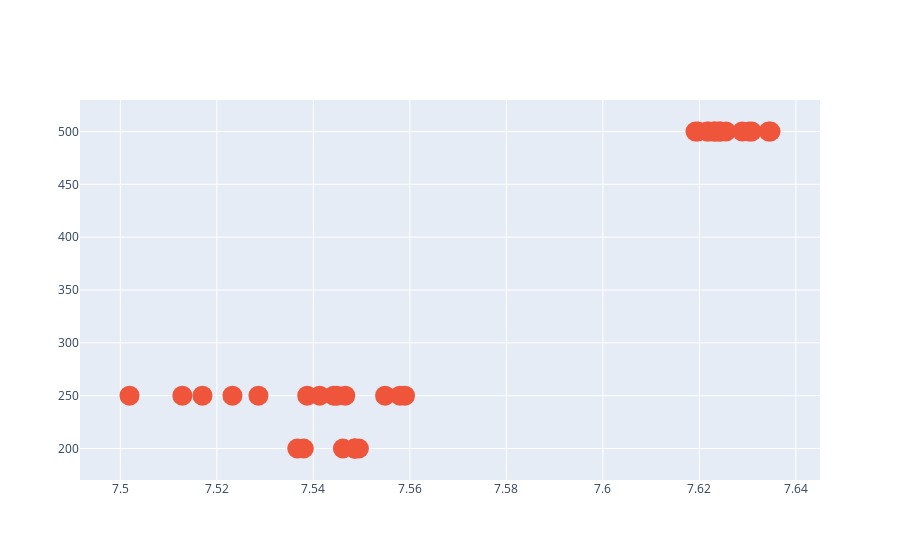

Notebook code cell kept with this figure:
### Code cell
results.results_dataframe_graph(facet='activation',att=['full', 'drop', 'lag', 'activation'],count=True, threshold=7.5)

### Figure 1 — Plotly figure (JSON) as saved in the notebook; plotly's stock layout.template omitted (floating-point values rounded to 4 significant figures; data arrays with more than 128 entries replaced by an {"elided": "..."} marker saying what was removed)
{"data": [{"marker": {"size": 20}, "mode": "markers", "name": "['elu', 0.3]", "text": ["full:[1024, 512]-drop:0.3-lag:12-activation:['elu', 0.3]-activation:['elu', 0.3]", "full:[1024, 512]-drop:0.3-lag:15-activation:['elu', 0.3]-activation:['elu', 0.3]", "full:[1024, 512]-drop:0.3-lag:6-activation:['elu', 0.3]-activation:['elu', 0.3]", "full:[1024, 512]-drop:0.3-lag:6-activation:['elu', 0.3]-activation:['elu', 0.3]", "full:[1024, 512]-drop:0.3-lag:3-activation:['elu', 0.3]-activation:['elu', 0.3]", "full:[1024, 512]-drop:0.1-lag:6-activation:['elu', 0.3]-activation:['elu', 0.3]", "full:[1024, 512]-drop:0.1-lag:3-activation:['elu', 0.3]-activation:['elu', 0.3]", "full:[1024, 512]-drop:0.1-lag:3-activation:['elu', 0.3]-activation:['elu', 0.3]", "full:[1024, 512]-drop:0.1-lag:9-activation:['elu', 0.3]-activation:['elu', 0.3]", "full:[1024, 512]-drop:0.2-lag:15-activation:['elu', 0.3]-activation:['elu', 0.3]", "full:[1024, 512]-drop:0.2-lag:15-activation:['elu', 0.3]-activation:['elu', 0.3]", "full:[1024, 512]-drop:0.2-lag:6-activation:['elu', 0.3]-activation:['elu', 0.3]", "full:[1024, 512]-drop:0.2-lag:3-activation:['elu', 0.3]-activation:['elu', 0.3]", "full:[1024]-drop:0.3-lag:15-activation:['elu', 0.3]-activation:['elu', 0.3]", "full:[1024]-drop:0.3-lag:15-activation:['elu', 0.3]-activation:['elu', 0.3]", "full:[1024]-drop:0.3-lag:9-activation:['elu', 0.3]-activation:['elu', 0.3]", "full:[1024]-drop:0.3-lag:9-activation:['elu', 0.3]-activation:['elu', 0.3]", "full:[1024]-drop:0.1-lag:12-activation:['elu', 0.3]-activation:['elu', 0.3]", "full:[1024]-drop:0.1-lag:3-activation:['elu', 0.3]-activation:['elu', 0.3]", "full:[1024]-drop:0.2-lag:12-activation:['elu', 0.3]-activation:['elu', 0.3]", "full:[1024]-drop:0.2-lag:15-activation:['elu', 0.3]-activation:['elu', 0.3]", "full:[1024]-drop:0.2-lag:3-activation:['elu', 0.3]-activation:['elu', 0.3]", "full:[1024]-drop:0.2-lag:3-activation:['elu', 0.3]-activation:['elu', 0.3]", "full:[1024]-drop:0.2-lag:3-activation:['elu', 0.3]-activation:['elu', 0.3]", "full:[512]-drop:0.3-lag:12-activation:['elu', 0.3]-activation:['elu', 0.3]", "full:[512]-drop:0.3-lag:12-activation:['elu', 0.3]-activation:['elu', 0.3]", "full:[512]-drop:0.3-lag:15-activation:['elu', 0.3]-activation:['elu', 0.3]", "full:[512]-drop:0.3-lag:15-activation:['elu', 0.3]-activation:['elu', 0.3]", "full:[512]-drop:0.3-lag:15-activation:['elu', 0.3]-activation:['elu', 0.3]", "full:[512]-drop:0.3-lag:6-activation:['elu', 0.3]-activation:['elu', 0.3]", "full:[512]-drop:0.3-lag:6-activation:['elu', 0.3]-activation:['elu', 0.3]", "full:[512]-drop:0.3-lag:9-activation:['elu', 0.3]-activation:['elu', 0.3]", "full:[512]-drop:0.1-lag:12-activation:['elu', 0.3]-activation:['elu', 0.3]", "full:[512]-drop:0.1-lag:12-activation:['elu', 0.3]-activation:['elu', 0.3]", "full:[512]-drop:0.1-lag:15-activation:['elu', 0.3]-activation:['elu', 0.3]", "full:[512]-drop:0.1-lag:6-activation:['elu', 0.3]-activation:['elu', 0.3]", "full:[512]-drop:0.1-lag:9-activation:['elu', 0.3]-activation:['elu', 0.3]", "full:[512]-drop:0.2-lag:15-activation:['elu', 0.3]-activation:['elu', 0.3]", "full:[512]-drop:0.2-lag:6-activation:['elu', 0.3]-activation:['elu', 0.3]", "full:[512]-drop:0.2-lag:3-activation:['elu', 0.3]-activation:['elu', 0.3]", "full:[512]-drop:0.2-lag:9-activation:['elu', 0.3]-activation:['elu', 0.3]", "full:[512, 256]-drop:0.3-lag:12-activation:['elu', 0.3]-activation:['elu', 0.3]", "full:[512, 256]-drop:0.3-lag:15-activation:['elu', 0.3]-activation:['elu', 0.3]", "full:[512, 256]-drop:0.3-lag:3-activation:['elu', 0.3]-activation:['elu', 0.3]", "full:[512, 256]-drop:0.3-lag:3-activation:['elu', 0.3]-activation:['elu', 0.3]", "full:[512, 256]-drop:0.1-lag:12-activation:['elu', 0.3]-activation:['elu', 0.3]", "full:[512, 256]-drop:0.1-lag:15-activation:['elu', 0.3]-activation:['elu', 0.3]", "full:[512, 256]-drop:0.1-lag:6-activation:['elu', 0.3]-activation:['elu', 0.3]", "full:[512, 256]-drop:0.1-lag:6-activation:['elu', 0.3]-activation:['elu', 0.3]", "full:[512, 256]-drop:0.1-lag:6-activation:['elu', 0.3]-activation:['elu', 0.3]", "full:[512, 256]-drop:0.1-lag:3-activation:['elu', 0.3]-activation:['elu', 0.3]", "full:[512, 256]-drop:0.1-lag:9-activation:['elu', 0.3]-activation:['elu', 0.3]", "full:[512, 256]-drop:0.2-lag:15-activation:['elu', 0.3]-activation:['elu', 0.3]", "full:[512, 256]-drop:0.2-lag:15-activation:['elu', 0.3]-activation:['elu', 0.3]", "full:[512, 256]-drop:0.2-lag:3-activation:['elu', 0.3]-activation:['elu', 0.3]", "full:[512, 256]-drop:0.2-lag:3-activation:['elu', 0.3]-activation:['elu', 0.3]", "full:[256, 128]-drop:0.3-lag:12-activation:['elu', 0.3]-activation:['elu', 0.3]", "full:[256, 128]-drop:0.3-lag:6-activation:['elu', 0.3]-activation:['elu', 0.3]", "full:[256, 128]-drop:0.3-lag:9-activation:['elu', 0.3]-activation:['elu', 0.3]", "full:[256, 128]-drop:0.1-lag:15-activation:['elu', 0.3]-activation:['elu', 0.3]", "full:[256, 128]-drop:0.1-lag:3-activation:['elu', 0.3]-activation:['elu', 0.3]", "full:[256, 128]-drop:0.1-lag:3-activation:['elu', 0.3]-activation:['elu', 0.3]", "full:[256, 128]-drop:0.1-lag:3-activation:['elu', 0.3]-activation:['elu', 0.3]", "full:[256, 128]-drop:0.2-lag:12-activation:['elu', 0.3]-activation:['elu', 0.3]", "full:[256, 128]-drop:0.2-lag:6-activation:['elu', 0.3]-activation:['elu', 0.3]", "full:[256]-drop:0.3-lag:3-activation:['elu', 0.3]-activation:['elu', 0.3]", "full:[256]-drop:0.3-lag:9-activation:['elu', 0.3]-activation:['elu', 0.3]", "full:[256]-drop:0.2-lag:15-activation:['elu', 0.3]-activation:['elu', 0.3]", "full:[256]-drop:0.2-lag:15-activation:['elu', 0.3]-activation:['elu', 0.3]", "full:[256]-drop:0.2-lag:3-activation:['elu', 0.3]-activation:['elu', 0.3]", "full:[128, 64]-drop:0.3-lag:12-activation:['elu', 0.3]-activation:['elu', 0.3]", "full:[128, 64]-drop:0.3-lag:6-activation:['elu', 0.3]-activation:['elu', 0.3]", "full:[128, 64]-drop:0.3-lag:3-activation:['elu', 0.3]-activation:['elu', 0.3]", "full:[128, 64]-drop:0.3-lag:9-activation:['elu', 0.3]-activation:['elu', 0.3]", "full:[128, 64]-drop:0.1-lag:12-activation:['elu', 0.3]-activation:['elu', 0.3]", "full:[128, 64]-drop:0.1-lag:12-activation:['elu', 0.3]-activation:['elu', 0.3]", "full:[128, 64]-drop:0.1-lag:12-activation:['elu', 0.3]-activation:['elu', 0.3]", "full:[128, 64]-drop:0.1-lag:9-activation:['elu', 0.3]-activation:['elu', 0.3]", "full:[128, 64]-drop:0.2-lag:6-activation:['elu', 0.3]-activation:['elu', 0.3]", "full:[128, 64]-drop:0.2-lag:3-activation:['elu', 0.3]-activation:['elu', 0.3]", "full:[128, 64]-drop:0.2-lag:9-activation:['elu', 0.3]-activation:['elu', 0.3]", "full:[128, 64]-drop:0.2-lag:9-activation:['elu', 0.3]-activation:['elu', 0.3]", "full:[128, 64]-drop:0.2-lag:9-activation:['elu', 0.3]-activation:['elu', 0.3]"], "type": "scatter", "x": [], "y": []}, {"marker": {"size": 20}, "mode": "markers", "name": "['leaky', 0.2]", "text": {"elided": "185 str values"}, "type": "scatter", "x": [7.549, 7.635, 7.624, 7.548, 7.634, 7.631, 7.622, 7.538, 7.63, 7.62, 7.517, 7.555, 7.619, 7.624, 7.513, 7.558, 7.626, 7.537, 7.623, 7.559, 7.523, 7.623, 7.544, 7.541, 7.547, 7.545, 7.549, 7.539, 7.529, 7.622, 7.546, 7.629, 7.624, 7.502, 7.549], "y": [200, 500, 500, 200, 500, 500, 500, 200, 500, 500, 250, 250, 500, 500, 250, 250, 500, 200, 500, 250, 250, 500, 250, 250, 250, 250, 200, 250, 250, 500, 200, 500, 500, 250, 200]}, {"marker": {"size": 20}, "mode": "markers", "name": "relu", "text": ["full:[1024, 512]-drop:0.3-lag:12-activation:relu-activation:relu", "full:[1024, 512]-drop:0.1-lag:6-activation:relu-activation:relu", "full:[1024, 512]-drop:0.1-lag:9-activation:relu-activation:relu", "full:[1024, 512]-drop:0.1-lag:9-activation:relu-activation:relu", "full:[1024, 512]-drop:0.2-lag:12-activation:relu-activation:relu", "full:[1024, 512]-drop:0.2-lag:15-activation:relu-activation:relu", "full:[1024, 512]-drop:0.2-lag:6-activation:relu-activation:relu", "full:[1024, 512]-drop:0.2-lag:6-activation:relu-activation:relu", "full:[1024]-drop:0.3-lag:12-activation:relu-activation:relu", "full:[1024]-drop:0.3-lag:12-activation:relu-activation:relu", "full:[1024]-drop:0.3-lag:12-activation:relu-activation:relu", "full:[1024]-drop:0.3-lag:15-activation:relu-activation:relu", "full:[1024]-drop:0.3-lag:15-activation:relu-activation:relu", "full:[1024]-drop:0.3-lag:6-activation:relu-activation:relu", "full:[1024]-drop:0.3-lag:6-activation:relu-activation:relu", "full:[1024]-drop:0.3-lag:3-activation:relu-activation:relu", "full:[1024]-drop:0.3-lag:9-activation:relu-activation:relu", "full:[1024]-drop:0.1-lag:12-activation:relu-activation:relu", "full:[1024]-drop:0.1-lag:12-activation:relu-activation:relu", "full:[1024]-drop:0.1-lag:6-activation:relu-activation:relu", "full:[1024]-drop:0.1-lag:3-activation:relu-activation:relu", "full:[1024]-drop:0.1-lag:3-activation:relu-activation:relu", "full:[1024]-drop:0.1-lag:9-activation:relu-activation:relu", "full:[1024]-drop:0.1-lag:9-activation:relu-activation:relu", "full:[1024]-drop:0.2-lag:6-activation:relu-activation:relu", "full:[1024]-drop:0.2-lag:6-activation:relu-activation:relu", "full:[512]-drop:0.3-lag:3-activation:relu-activation:relu", "full:[512]-drop:0.1-lag:6-activation:relu-activation:relu", "full:[512]-drop:0.1-lag:3-activation:relu-activation:relu", "full:[512]-drop:0.2-lag:12-activation:relu-activation:relu", "full:[512]-drop:0.2-lag:3-activation:relu-activation:relu", "full:[512]-drop:0.2-lag:3-activation:relu-activation:relu", "full:[512, 256]-drop:0.3-lag:12-activation:relu-activation:relu", "full:[512, 256]-drop:0.3-lag:12-activation:relu-activation:relu", "full:[512, 256]-drop:0.3-lag:12-activation:relu-activation:relu", "full:[512, 256]-drop:0.3-lag:15-activation:relu-activation:relu", "full:[512, 256]-drop:0.3-lag:6-activation:relu-activation:relu", "full:[512, 256]-drop:0.3-lag:6-activation:relu-activation:relu", "full:[512, 256]-drop:0.3-lag:3-activation:relu-activation:relu", "full:[512, 256]-drop:0.3-lag:3-activation:relu-activation:relu", "full:[512, 256]-drop:0.1-lag:15-activation:relu-activation:relu", "full:[512, 256]-drop:0.1-lag:6-activation:relu-activation:relu", "full:[512, 256]-drop:0.2-lag:3-activation:relu-activation:relu", "full:[256, 128]-drop:0.3-lag:12-activation:relu-activation:relu", "full:[256, 128]-drop:0.3-lag:15-activation:relu-activation:relu", "full:[256, 128]-drop:0.3-lag:15-activation:relu-activation:relu", "full:[256, 128]-drop:0.3-lag:6-activation:relu-activation:relu", "full:[256, 128]-drop:0.3-lag:6-activation:relu-activation:relu", "full:[256, 128]-drop:0.3-lag:3-activation:relu-activation:relu", "full:[256, 128]-drop:0.3-lag:3-activation:relu-activation:relu", "full:[256, 128]-drop:0.1-lag:12-activation:relu-activation:relu", "full:[256, 128]-drop:0.1-lag:15-activation:relu-activation:relu", "full:[256, 128]-drop:0.1-lag:6-activation:relu-activation:relu", "full:[256, 128]-drop:0.1-lag:6-activation:relu-activation:relu", "full:[256, 128]-drop:0.1-lag:6-activation:relu-activation:relu", "full:[256, 128]-drop:0.1-lag:3-activation:relu-activation:relu", "full:[256, 128]-drop:0.1-lag:3-activation:relu-activation:relu", "full:[256, 128]-drop:0.1-lag:9-activation:relu-activation:relu", "full:[256, 128]-drop:0.2-lag:15-activation:relu-activation:relu", "full:[256, 128]-drop:0.2-lag:15-activation:relu-activation:relu", "full:[256, 128]-drop:0.2-lag:9-activation:relu-activation:relu", "full:[256, 128]-drop:0.2-lag:9-activation:relu-activation:relu", "full:[256]-drop:0.3-lag:15-activation:relu-activation:relu", "full:[256]-drop:0.3-lag:15-activation:relu-activation:relu", "full:[256]-drop:0.3-lag:6-activation:relu-activation:relu", "full:[256]-drop:0.3-lag:6-activation:relu-activation:relu", "full:[256]-drop:0.3-lag:3-activation:relu-activation:relu", "full:[256]-drop:0.3-lag:9-activation:relu-activation:relu", "full:[256]-drop:0.1-lag:6-activation:relu-activation:relu", "full:[256]-drop:0.1-lag:6-activation:relu-activation:relu", "full:[256]-drop:0.1-lag:3-activation:relu-activation:relu", "full:[256]-drop:0.1-lag:9-activation:relu-activation:relu", "full:[256]-drop:0.1-lag:9-activation:relu-activation:relu", "full:[256]-drop:0.2-lag:6-activation:relu-activation:relu", "full:[256]-drop:0.2-lag:3-activation:relu-activation:relu", "full:[256]-drop:0.2-lag:3-activation:relu-activation:relu", "full:[256]-drop:0.2-lag:3-activation:relu-activation:relu", "full:[256]-drop:0.2-lag:9-activation:relu-activation:relu", "full:[128, 64]-drop:0.3-lag:12-activation:relu-activation:relu", "full:[128, 64]-drop:0.3-lag:12-activation:relu-activation:relu", "full:[128, 64]-drop:0.3-lag:6-activation:relu-activation:relu", "full:[128, 64]-drop:0.3-lag:6-activation:relu-activation:relu", "full:[128, 64]-drop:0.3-lag:3-activation:relu-activation:relu", "full:[128, 64]-drop:0.3-lag:3-activation:relu-activation:relu", "full:[128, 64]-drop:0.3-lag:9-activation:relu-activation:relu", "full:[128, 64]-drop:0.3-lag:9-activation:relu-activation:relu", "full:[128, 64]-drop:0.3-lag:9-activation:relu-activation:relu", "full:[128, 64]-drop:0.1-lag:12-activation:relu-activation:relu", "full:[128, 64]-drop:0.1-lag:12-activation:relu-activation:relu", "full:[128, 64]-drop:0.1-lag:12-activation:relu-activation:relu", "full:[128, 64]-drop:0.1-lag:15-activation:relu-activation:relu", "full:[128, 64]-drop:0.1-lag:15-activation:relu-activation:relu", "full:[128, 64]-drop:0.1-lag:15-activation:relu-activation:relu", "full:[128, 64]-drop:0.1-lag:3-activation:relu-activation:relu", "full:[128, 64]-drop:0.2-lag:15-activation:relu-activation:relu", "full:[128, 64]-drop:0.2-lag:6-activation:relu-activation:relu", "full:[128, 64]-drop:0.2-lag:3-activation:relu-activation:relu"], "type": "scatter", "x": [], "y": []}], "layout": {}}
